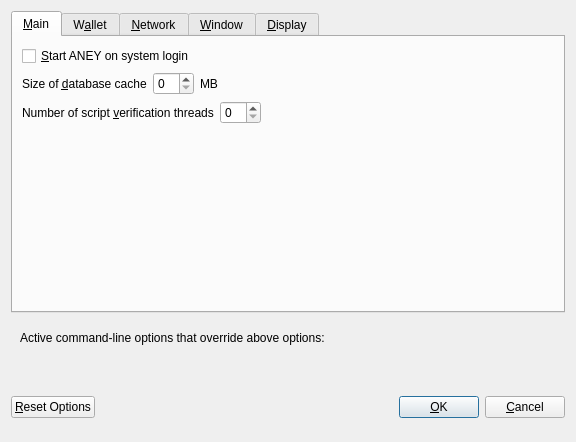
<?xml version="1.0" encoding="UTF-8"?>
<ui version="4.0">
 <class>OptionsDialog</class>
 <widget class="QDialog" name="OptionsDialog">
  <property name="geometry">
   <rect>
    <x>0</x>
    <y>0</y>
    <width>576</width>
    <height>442</height>
   </rect>
  </property>
  <property name="windowTitle">
   <string>Options</string>
  </property>
  <property name="modal">
   <bool>true</bool>
  </property>
  <layout class="QVBoxLayout" name="verticalLayout">
   <item>
    <widget class="QTabWidget" name="tabWidget">
     <property name="currentIndex">
      <number>0</number>
     </property>
     <widget class="QWidget" name="tabMain">
      <attribute name="title">
       <string>&amp;Main</string>
      </attribute>
      <layout class="QVBoxLayout" name="verticalLayout_Main">
       <item>
        <widget class="QCheckBox" name="bitcoinAtStartup">
         <property name="toolTip">
          <string>Automatically start ANEY after logging in to the system.</string>
         </property>
         <property name="text">
          <string>&amp;Start ANEY on system login</string>
         </property>
        </widget>
       </item>
       <item>
        <layout class="QHBoxLayout" name="horizontalLayout_2_Main">
         <item>
          <widget class="QLabel" name="databaseCacheLabel">
           <property name="text">
            <string>Size of &amp;database cache</string>
           </property>
           <property name="textFormat">
            <enum>Qt::PlainText</enum>
           </property>
           <property name="buddy">
            <cstring>databaseCache</cstring>
           </property>
          </widget>
         </item>
         <item>
          <widget class="QSpinBox" name="databaseCache"/>
         </item>
         <item>
          <widget class="QLabel" name="databaseCacheUnitLabel">
           <property name="text">
            <string>MB</string>
           </property>
           <property name="textFormat">
            <enum>Qt::PlainText</enum>
           </property>
          </widget>
         </item>
         <item>
          <spacer name="horizontalSpacer_2_Main">
           <property name="orientation">
            <enum>Qt::Horizontal</enum>
           </property>
           <property name="sizeHint" stdset="0">
            <size>
             <width>40</width>
             <height>20</height>
            </size>
           </property>
          </spacer>
         </item>
        </layout>
       </item>
       <item>
        <layout class="QHBoxLayout" name="horizontalLayout_3_Main">
         <item>
          <widget class="QLabel" name="threadsScriptVerifLabel">
           <property name="text">
            <string>Number of script &amp;verification threads</string>
           </property>
           <property name="textFormat">
            <enum>Qt::PlainText</enum>
           </property>
           <property name="buddy">
            <cstring>threadsScriptVerif</cstring>
           </property>
          </widget>
         </item>
         <item>
          <widget class="QSpinBox" name="threadsScriptVerif">
           <property name="toolTip">
            <string>(0 = auto, &lt;0 = leave that many cores free)</string>
           </property>
          </widget>
         </item>
         <item>
          <spacer name="horizontalSpacer_3_Main">
           <property name="orientation">
            <enum>Qt::Horizontal</enum>
           </property>
           <property name="sizeHint" stdset="0">
            <size>
             <width>40</width>
             <height>20</height>
            </size>
           </property>
          </spacer>
         </item>
        </layout>
       </item>
       <item>
        <spacer name="verticalSpacer_2">
         <property name="orientation">
          <enum>Qt::Vertical</enum>
         </property>
         <property name="sizeHint" stdset="0">
          <size>
           <width>20</width>
           <height>40</height>
          </size>
         </property>
        </spacer>
       </item>
      </layout>
     </widget>
     <widget class="QWidget" name="tabWallet">
      <attribute name="title">
       <string>W&amp;allet</string>
      </attribute>
      <layout class="QVBoxLayout" name="verticalLayout_Wallet">
       <item>
        <layout class="QHBoxLayout" name="horizontalLayout_2_Wallet">
         <item>
          <widget class="QLabel" name="labelStakeSplitThresholdText">
           <property name="text">
            <string>Stake split threshold:</string>
           </property>
          </widget>
         </item>
         <item>
          <widget class="QSpinBox" name="spinBoxStakeSplitThreshold">
           <property name="minimum">
            <number>1</number>
           </property>
           <property name="maximum">
            <number>999999</number>
           </property>
          </widget>
         </item>
        </layout>
       </item>
       <item>
        <widget class="QGroupBox" name="groupBox">
         <property name="title">
          <string>Expert</string>
         </property>
         <layout class="QVBoxLayout" name="verticalLayout_2">
          <item>
           <widget class="QCheckBox" name="coinControlFeatures">
            <property name="toolTip">
             <string>Whether to show coin control features or not.</string>
            </property>
            <property name="text">
             <string>Enable coin &amp;control features</string>
            </property>
           </widget>
          </item>
          <item>
           <widget class="QCheckBox" name="showMasternodesTab">
            <property name="toolTip">
             <string>Show additional tab listing all your masternodes in first sub-tab&lt;br/&gt;and all masternodes on the network in second sub-tab.</string>
            </property>
            <property name="text">
             <string>Show Masternodes Tab</string>
            </property>
           </widget>
          </item>
          <item>
           <widget class="QCheckBox" name="spendZeroConfChange">
            <property name="toolTip">
             <string>If you disable the spending of unconfirmed change, the change from a transaction&lt;br/&gt;cannot be used until that transaction has at least one confirmation.&lt;br/&gt;This also affects how your balance is computed.</string>
            </property>
            <property name="text">
             <string>&amp;Spend unconfirmed change</string>
            </property>
           </widget>
          </item>
         </layout>
        </widget>
       </item>
       <item>
        <spacer name="verticalSpacer_Wallet">
         <property name="orientation">
          <enum>Qt::Vertical</enum>
         </property>
         <property name="sizeHint" stdset="0">
          <size>
           <width>20</width>
           <height>40</height>
          </size>
         </property>
        </spacer>
       </item>
      </layout>
     </widget>
     <widget class="QWidget" name="tabNetwork">
      <attribute name="title">
       <string>&amp;Network</string>
      </attribute>
      <layout class="QVBoxLayout" name="verticalLayout_Network">
       <item>
        <widget class="QCheckBox" name="mapPortUpnp">
         <property name="toolTip">
          <string>Automatically open the ANEY client port on the router. This only works when your router supports UPnP and it is enabled.</string>
         </property>
         <property name="text">
          <string>Map port using &amp;UPnP</string>
         </property>
        </widget>
       </item>
       <item>
        <widget class="QCheckBox" name="allowIncoming">
         <property name="toolTip">
          <string>Accept connections from outside</string>
         </property>
         <property name="text">
          <string>Allow incoming connections</string>
         </property>
        </widget>
       </item>
       <item>
        <widget class="QCheckBox" name="connectSocks">
         <property name="toolTip">
          <string>Connect to the ANEY network through a SOCKS5 proxy.</string>
         </property>
         <property name="text">
          <string>&amp;Connect through SOCKS5 proxy (default proxy):</string>
         </property>
        </widget>
       </item>
       <item>
        <layout class="QHBoxLayout" name="horizontalLayout_1_Network">
         <item>
          <widget class="QLabel" name="proxyIpLabel">
           <property name="text">
            <string>Proxy &amp;IP:</string>
           </property>
           <property name="textFormat">
            <enum>Qt::PlainText</enum>
           </property>
           <property name="buddy">
            <cstring>proxyIp</cstring>
           </property>
          </widget>
         </item>
         <item>
          <widget class="QValidatedLineEdit" name="proxyIp">
           <property name="minimumSize">
            <size>
             <width>140</width>
             <height>0</height>
            </size>
           </property>
           <property name="maximumSize">
            <size>
             <width>140</width>
             <height>16777215</height>
            </size>
           </property>
           <property name="toolTip">
            <string>IP address of the proxy (e.g. IPv4: 127.0.0.1 / IPv6: ::1)</string>
           </property>
          </widget>
         </item>
         <item>
          <widget class="QLabel" name="proxyPortLabel">
           <property name="text">
            <string>&amp;Port:</string>
           </property>
           <property name="textFormat">
            <enum>Qt::PlainText</enum>
           </property>
           <property name="buddy">
            <cstring>proxyPort</cstring>
           </property>
          </widget>
         </item>
         <item>
          <widget class="QLineEdit" name="proxyPort">
           <property name="minimumSize">
            <size>
             <width>55</width>
             <height>0</height>
            </size>
           </property>
           <property name="maximumSize">
            <size>
             <width>55</width>
             <height>16777215</height>
            </size>
           </property>
           <property name="toolTip">
            <string>Port of the proxy (e.g. 9050)</string>
           </property>
          </widget>
         </item>
         <item>
          <spacer name="horizontalSpacer_1_Network">
           <property name="orientation">
            <enum>Qt::Horizontal</enum>
           </property>
           <property name="sizeHint" stdset="0">
            <size>
             <width>40</width>
             <height>20</height>
            </size>
           </property>
          </spacer>
         </item>
        </layout>
       </item>
       <item>
        <spacer name="verticalSpacer_Network">
         <property name="orientation">
          <enum>Qt::Vertical</enum>
         </property>
         <property name="sizeHint" stdset="0">
          <size>
           <width>20</width>
           <height>40</height>
          </size>
         </property>
        </spacer>
       </item>
      </layout>
     </widget>
     <widget class="QWidget" name="tabWindow">
      <attribute name="title">
       <string>&amp;Window</string>
      </attribute>
      <layout class="QVBoxLayout" name="verticalLayout_Window">
       <item>
        <widget class="QCheckBox" name="minimizeToTray">
         <property name="toolTip">
          <string>Show only a tray icon after minimizing the window.</string>
         </property>
         <property name="text">
          <string>&amp;Minimize to the tray instead of the taskbar</string>
         </property>
        </widget>
       </item>
       <item>
        <widget class="QCheckBox" name="minimizeOnClose">
         <property name="toolTip">
          <string>Minimize instead of exit the application when the window is closed. When this option is enabled, the application will be closed only after selecting Quit in the menu.</string>
         </property>
         <property name="text">
          <string>M&amp;inimize on close</string>
         </property>
        </widget>
       </item>
       <item>
        <spacer name="verticalSpacer_Window">
         <property name="orientation">
          <enum>Qt::Vertical</enum>
         </property>
         <property name="sizeHint" stdset="0">
          <size>
           <width>20</width>
           <height>40</height>
          </size>
         </property>
        </spacer>
       </item>
      </layout>
     </widget>
     <widget class="QWidget" name="tabDisplay">
      <attribute name="title">
       <string>&amp;Display</string>
      </attribute>
      <layout class="QVBoxLayout" name="verticalLayout_Display">
       <item>
        <layout class="QHBoxLayout" name="horizontalLayout_1_Display">
         <item>
          <widget class="QLabel" name="langLabel">
           <property name="text">
            <string>User Interface &amp;language:</string>
           </property>
           <property name="textFormat">
            <enum>Qt::PlainText</enum>
           </property>
           <property name="buddy">
            <cstring>lang</cstring>
           </property>
          </widget>
         </item>
         <item>
          <widget class="QValueComboBox" name="lang">
           <property name="toolTip">
            <string>The user interface language can be set here. This setting will take effect after restarting ANEY.</string>
           </property>
          </widget>
         </item>
        </layout>
       </item>
       <item>
        <widget class="QLabel" name="label_3">
         <property name="toolTip">
          <string notr="true"/>
         </property>
         <property name="statusTip">
          <string notr="true"/>
         </property>
         <property name="whatsThis">
          <string notr="true"/>
         </property>
         <property name="accessibleName">
          <string notr="true"/>
         </property>
         <property name="text">
          <string>Language missing or translation incomplete? Help contributing translations here:
https://discord.com/invite/qxhuCEKrfd</string>
         </property>
         <property name="wordWrap">
          <bool>true</bool>
         </property>
         <property name="openExternalLinks">
          <bool>true</bool>
         </property>
         <property name="textInteractionFlags">
          <set>Qt::TextBrowserInteraction</set>
         </property>
        </widget>
       </item>
       <item>
        <layout class="QHBoxLayout" name="horizontalLayout_2_Display" stretch="0,0">
         <item>
          <widget class="QLabel" name="themeLabel">
           <property name="text">
            <string>User Interface Theme:</string>
           </property>
          </widget>
         </item>
         <item>
          <widget class="QValueComboBox" name="theme"/>
         </item>
        </layout>
       </item>
       <item>
        <widget class="QWidget" name="verticalDisplayWidget" native="true">
         <layout class="QVBoxLayout" name="verticalDisplayLayout">
          <property name="margin">
           <number>0</number>
          </property>
          <item>
           <widget class="Line" name="line">
            <property name="orientation">
             <enum>Qt::Horizontal</enum>
            </property>
           </widget>
          </item>
          <item>
           <layout class="QHBoxLayout" name="horizontalLayout_3_Display">
            <item>
             <widget class="QLabel" name="unitLabel">
              <property name="text">
               <string>Unit to show amounts in:</string>
              </property>
              <property name="textFormat">
               <enum>Qt::PlainText</enum>
              </property>
             </widget>
            </item>
            <item>
             <widget class="QValueComboBox" name="unit">
              <property name="toolTip">
               <string>Choose the default subdivision unit to show in the interface and when sending coins.</string>
              </property>
             </widget>
            </item>
           </layout>
          </item>
          <item>
           <layout class="QHBoxLayout" name="horizontalLayout_4_Display">
            <item>
             <widget class="QLabel" name="digitsLabel">
              <property name="text">
               <string>Decimal digits</string>
              </property>
             </widget>
            </item>
            <item>
             <widget class="QValueComboBox" name="digits"/>
            </item>
           </layout>
          </item>
          <item>
           <layout class="QHBoxLayout" name="horizontalLayout_5_Display">
            <item>
             <widget class="QCheckBox" name="checkBoxHideZeroBalances">
              <property name="toolTip">
               <string>Hide empty balances</string>
              </property>
              <property name="layoutDirection">
               <enum>Qt::LeftToRight</enum>
              </property>
              <property name="text">
               <string>Hide empty balances</string>
              </property>
             </widget>
            </item>
            <item>
             <widget class="QCheckBox" name="checkBoxHideOrphans">
              <property name="toolTip">
               <string>Hide orphan stakes in transaction lists</string>
              </property>
              <property name="text">
               <string>Hide orphan stakes</string>
              </property>
             </widget>
            </item>
            <item>
             <spacer name="horizontalSpacer">
              <property name="orientation">
               <enum>Qt::Horizontal</enum>
              </property>
              <property name="sizeHint" stdset="0">
               <size>
                <width>40</width>
                <height>20</height>
               </size>
              </property>
             </spacer>
            </item>
           </layout>
          </item>
          <item>
           <layout class="QHBoxLayout" name="horizontalLayout_6_Display">
            <item>
             <widget class="QLabel" name="thirdPartyTxUrlsLabel">
              <property name="toolTip">
               <string>Third party URLs (e.g. a block explorer) that appear in the transactions tab as context menu items. %s in the URL is replaced by transaction hash. Multiple URLs are separated by vertical bar |.</string>
              </property>
              <property name="text">
               <string>Third party transaction URLs</string>
              </property>
             </widget>
            </item>
            <item>
             <widget class="QLineEdit" name="thirdPartyTxUrls">
              <property name="toolTip">
               <string>Third party URLs (e.g. a block explorer) that appear in the transactions tab as context menu items. %s in the URL is replaced by transaction hash. Multiple URLs are separated by vertical bar |.</string>
              </property>
             </widget>
            </item>
           </layout>
          </item>
         </layout>
        </widget>
       </item>
       <item>
        <spacer name="verticalSpacer">
         <property name="orientation">
          <enum>Qt::Vertical</enum>
         </property>
         <property name="sizeHint" stdset="0">
          <size>
           <width>20</width>
           <height>40</height>
          </size>
         </property>
        </spacer>
       </item>
      </layout>
     </widget>
    </widget>
   </item>
   <item>
    <widget class="QFrame" name="frame">
     <layout class="QVBoxLayout" name="verticalLayout_Bottom">
      <item>
       <layout class="QHBoxLayout" name="horizontalLayout_Bottom">
        <item>
         <widget class="QLabel" name="overriddenByCommandLineInfoLabel">
          <property name="text">
           <string>Active command-line options that override above options:</string>
          </property>
          <property name="textFormat">
           <enum>Qt::PlainText</enum>
          </property>
         </widget>
        </item>
        <item>
         <spacer name="horizontalSpacer_Bottom">
          <property name="orientation">
           <enum>Qt::Horizontal</enum>
          </property>
          <property name="sizeHint" stdset="0">
           <size>
            <width>40</width>
            <height>20</height>
           </size>
          </property>
         </spacer>
        </item>
       </layout>
      </item>
      <item>
       <widget class="QLabel" name="overriddenByCommandLineLabel">
        <property name="text">
         <string/>
        </property>
        <property name="textFormat">
         <enum>Qt::PlainText</enum>
        </property>
        <property name="wordWrap">
         <bool>true</bool>
        </property>
       </widget>
      </item>
     </layout>
    </widget>
   </item>
   <item>
    <layout class="QHBoxLayout" name="horizontalLayout_Buttons">
     <item>
      <widget class="QPushButton" name="resetButton">
       <property name="toolTip">
        <string>Reset all client options to default.</string>
       </property>
       <property name="text">
        <string>&amp;Reset Options</string>
       </property>
       <property name="autoDefault">
        <bool>false</bool>
       </property>
      </widget>
     </item>
     <item>
      <spacer name="horizontalSpacer_1">
       <property name="orientation">
        <enum>Qt::Horizontal</enum>
       </property>
       <property name="sizeHint" stdset="0">
        <size>
         <width>40</width>
         <height>48</height>
        </size>
       </property>
      </spacer>
     </item>
     <item>
      <widget class="QLabel" name="statusLabel">
       <property name="minimumSize">
        <size>
         <width>200</width>
         <height>0</height>
        </size>
       </property>
       <property name="font">
        <font>
         <weight>75</weight>
         <bold>true</bold>
        </font>
       </property>
       <property name="text">
        <string/>
       </property>
       <property name="textFormat">
        <enum>Qt::PlainText</enum>
       </property>
       <property name="wordWrap">
        <bool>true</bool>
       </property>
      </widget>
     </item>
     <item>
      <spacer name="horizontalSpacer_2">
       <property name="orientation">
        <enum>Qt::Horizontal</enum>
       </property>
       <property name="sizeHint" stdset="0">
        <size>
         <width>40</width>
         <height>48</height>
        </size>
       </property>
      </spacer>
     </item>
     <item>
      <widget class="QPushButton" name="okButton">
       <property name="text">
        <string>&amp;OK</string>
       </property>
       <property name="autoDefault">
        <bool>false</bool>
       </property>
       <property name="default">
        <bool>true</bool>
       </property>
      </widget>
     </item>
     <item>
      <widget class="QPushButton" name="cancelButton">
       <property name="text">
        <string>&amp;Cancel</string>
       </property>
       <property name="autoDefault">
        <bool>false</bool>
       </property>
      </widget>
     </item>
    </layout>
   </item>
  </layout>
 </widget>
 <customwidgets>
  <customwidget>
   <class>QValidatedLineEdit</class>
   <extends>QLineEdit</extends>
   <header>qvalidatedlineedit.h</header>
  </customwidget>
  <customwidget>
   <class>QValueComboBox</class>
   <extends>QComboBox</extends>
   <header>qvaluecombobox.h</header>
  </customwidget>
 </customwidgets>
 <resources/>
 <connections/>
</ui>
